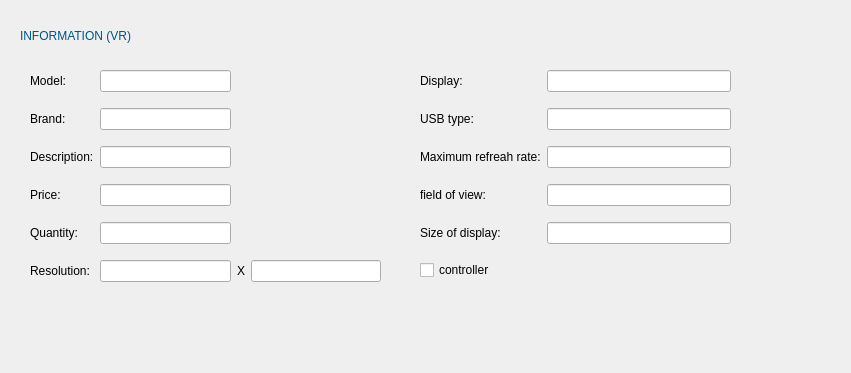
<?xml version="1.0" encoding="UTF-8"?>
<ui version="4.0">
 <class>Show_info_VR</class>
 <widget class="QDialog" name="Show_info_VR">
  <property name="geometry">
   <rect>
    <x>0</x>
    <y>0</y>
    <width>851</width>
    <height>373</height>
   </rect>
  </property>
  <property name="windowTitle">
   <string>Dialog</string>
  </property>
  <widget class="QLabel" name="label">
   <property name="geometry">
    <rect>
     <x>20</x>
     <y>20</y>
     <width>421</width>
     <height>31</height>
    </rect>
   </property>
   <property name="styleSheet">
    <string notr="true">font: 22pt &quot;Tw Cen MT Condensed Extra Bold&quot;;
color: rgb(0, 85, 127);</string>
   </property>
   <property name="text">
    <string>INFORMATION (VR)</string>
   </property>
  </widget>
  <widget class="QWidget" name="gridLayoutWidget_3">
   <property name="geometry">
    <rect>
     <x>420</x>
     <y>60</y>
     <width>311</width>
     <height>230</height>
    </rect>
   </property>
   <layout class="QGridLayout" name="gridLayout_3">
    <item row="4" column="0">
     <widget class="QLabel" name="label_15">
      <property name="text">
       <string>Size of display:</string>
      </property>
     </widget>
    </item>
    <item row="1" column="1">
     <widget class="QLineEdit" name="usb_lineEdit"/>
    </item>
    <item row="4" column="1">
     <widget class="QLineEdit" name="size_lineEdit"/>
    </item>
    <item row="2" column="0">
     <widget class="QLabel" name="label_13">
      <property name="text">
       <string>Maximum refreah rate:</string>
      </property>
     </widget>
    </item>
    <item row="3" column="0">
     <widget class="QLabel" name="label_14">
      <property name="text">
       <string>field of view:</string>
      </property>
     </widget>
    </item>
    <item row="5" column="0">
     <widget class="QCheckBox" name="with_controller">
      <property name="text">
       <string>controller</string>
      </property>
     </widget>
    </item>
    <item row="0" column="1">
     <widget class="QLineEdit" name="display_lineEdit"/>
    </item>
    <item row="2" column="1">
     <widget class="QLineEdit" name="max_refreah_lineEdit"/>
    </item>
    <item row="0" column="0">
     <widget class="QLabel" name="label_11">
      <property name="text">
       <string>Display:</string>
      </property>
     </widget>
    </item>
    <item row="3" column="1">
     <widget class="QLineEdit" name="field_v_lineEdit"/>
    </item>
    <item row="1" column="0">
     <widget class="QLabel" name="label_12">
      <property name="text">
       <string>USB type:</string>
      </property>
     </widget>
    </item>
   </layout>
  </widget>
  <widget class="QWidget" name="gridLayoutWidget">
   <property name="geometry">
    <rect>
     <x>30</x>
     <y>60</y>
     <width>351</width>
     <height>232</height>
    </rect>
   </property>
   <layout class="QGridLayout" name="gridLayout">
    <item row="5" column="0">
     <widget class="QLabel" name="label_8">
      <property name="text">
       <string>Resolution:</string>
      </property>
     </widget>
    </item>
    <item row="4" column="1">
     <widget class="QLineEdit" name="quantity_lineEdit"/>
    </item>
    <item row="1" column="1">
     <widget class="QLineEdit" name="brand_lineEdit"/>
    </item>
    <item row="0" column="0">
     <widget class="QLabel" name="label_4">
      <property name="text">
       <string>Model:</string>
      </property>
     </widget>
    </item>
    <item row="2" column="0">
     <widget class="QLabel" name="label_3">
      <property name="text">
       <string>Description:</string>
      </property>
     </widget>
    </item>
    <item row="4" column="0">
     <widget class="QLabel" name="label_7">
      <property name="text">
       <string>Quantity:</string>
      </property>
     </widget>
    </item>
    <item row="2" column="1">
     <widget class="QLineEdit" name="des_lineEdit"/>
    </item>
    <item row="5" column="2">
     <widget class="QLabel" name="label_9">
      <property name="text">
       <string>X</string>
      </property>
     </widget>
    </item>
    <item row="3" column="1">
     <widget class="QLineEdit" name="price_lineEdit"/>
    </item>
    <item row="1" column="0">
     <widget class="QLabel" name="label_5">
      <property name="text">
       <string>Brand:</string>
      </property>
     </widget>
    </item>
    <item row="5" column="3">
     <widget class="QLineEdit" name="resolution_lineEdit_2"/>
    </item>
    <item row="3" column="0">
     <widget class="QLabel" name="label_6">
      <property name="text">
       <string>Price:</string>
      </property>
     </widget>
    </item>
    <item row="0" column="1">
     <widget class="QLineEdit" name="model_lineEdit"/>
    </item>
    <item row="5" column="1">
     <widget class="QLineEdit" name="resolution_lineEdit_1"/>
    </item>
   </layout>
  </widget>
 </widget>
 <resources/>
 <connections/>
</ui>
